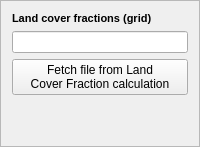
    <widget class="QFrame" name="frame_5">
     <property name="frameShape">
      <enum>QFrame::StyledPanel</enum>
     </property>
     <property name="frameShadow">
      <enum>QFrame::Raised</enum>
     </property>
     <layout class="QGridLayout" name="gridLayout_3">
      <item row="1" column="0">
       <widget class="QLabel" name="label_13">
        <property name="text">
         <string>&lt;!DOCTYPE HTML PUBLIC &quot;-//W3C//DTD HTML 4.0//EN&quot; &quot;http://www.w3.org/TR/REC-html40/strict.dtd&quot;&gt;
&lt;html&gt;&lt;head&gt;&lt;meta name=&quot;qrichtext&quot; content=&quot;1&quot; /&gt;&lt;style type=&quot;text/css&quot;&gt;
p, li { white-space: pre-wrap; }
&lt;/style&gt;&lt;/head&gt;&lt;body style=&quot; font-family:'MS Shell Dlg 2'; font-size:7.8pt; font-weight:400; font-style:normal;&quot;&gt;
&lt;p style=&quot; margin-top:0px; margin-bottom:0px; margin-left:0px; margin-right:0px; -qt-block-indent:0; text-indent:0px;&quot;&gt;&lt;span style=&quot; font-size:8pt; font-weight:600;&quot;&gt;Land cover fractions (grid)&lt;/span&gt;&lt;/p&gt;&lt;/body&gt;&lt;/html&gt;</string>
        </property>
       </widget>
      </item>
      <item row="4" column="0" colspan="2">
       <widget class="QPushButton" name="pushButtonImportLCF">
        <property name="enabled">
         <bool>true</bool>
        </property>
        <property name="sizePolicy">
         <sizepolicy hsizetype="Minimum" vsizetype="Fixed">
          <horstretch>0</horstretch>
          <verstretch>0</verstretch>
         </sizepolicy>
        </property>
        <property name="text">
         <string>Fetch file from Land 
Cover Fraction calculation</string>
        </property>
       </widget>
      </item>
      <item row="3" column="0" colspan="2">
       <widget class="QLineEdit" name="textInputLCFData">
        <property name="enabled">
         <bool>true</bool>
        </property>
        <property name="maximumSize">
         <size>
          <width>16777215</width>
          <height>22</height>
         </size>
        </property>
       </widget>
      </item>
      <item row="5" column="0">
       <spacer name="verticalSpacer_15">
        <property name="orientation">
         <enum>Qt::Vertical</enum>
        </property>
        <property name="sizeHint" stdset="0">
         <size>
          <width>20</width>
          <height>40</height>
         </size>
        </property>
       </spacer>
      </item>
     </layout>
    </widget>
